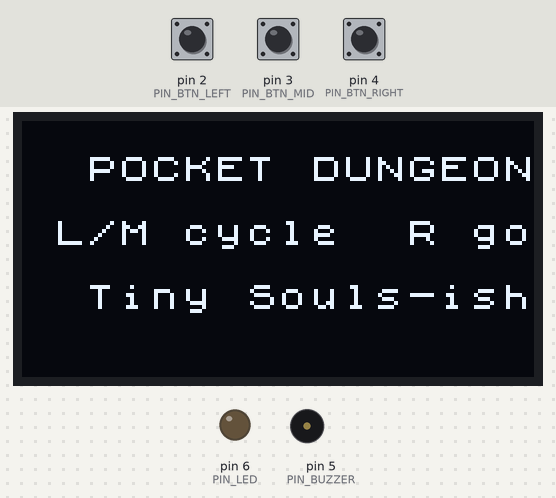
Recording of a sketch running on a simulated Arduino Nano, built with avr-gcc and run on an emulated ATmega328P. On the bench: 128×64 one-colour display, output pins drawn as LEDs (lit = HIGH), buzzer (waves = sounding). The inputs (shaded band) are chosen by the test bench; at power-on: pin 4 (PIN_BTN_RIGHT) HIGH, pin 2 (PIN_BTN_LEFT) HIGH, pin 3 (PIN_BTN_MID) HIGH. Random numbers use the default seed unless the sketch sets one.

Above: at 1.6 s.
1.7 s: pin 4 (PIN_BTN_RIGHT) pulled LOW for 0.15 s
At 1.96 s:
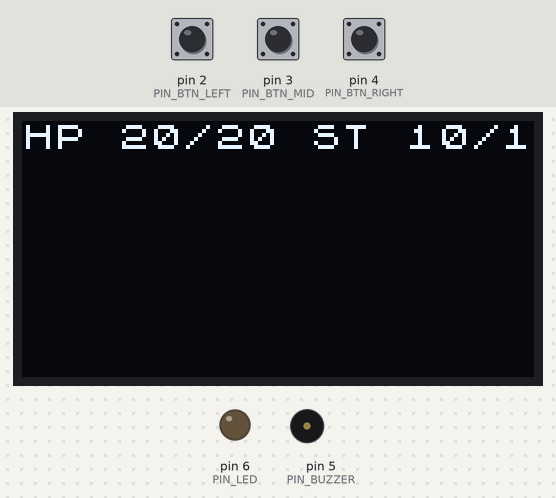
2.4 s: pin 4 (PIN_BTN_RIGHT) pulsed LOW 5 times (0.12 s each, 0.3 s apart)
At 5.2 s:
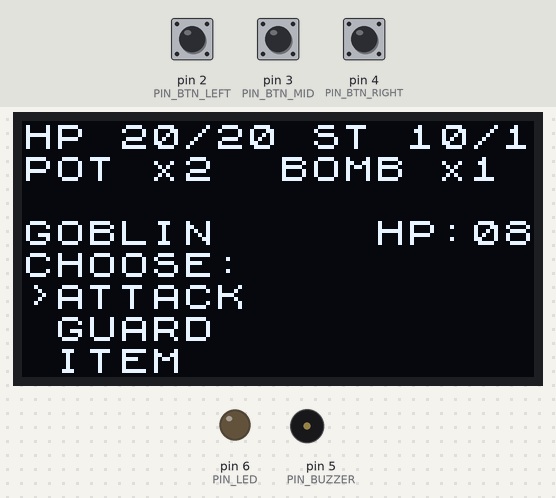
5.4 s: pin 4 (PIN_BTN_RIGHT) pulled LOW for 1 s
At 6.69 s:
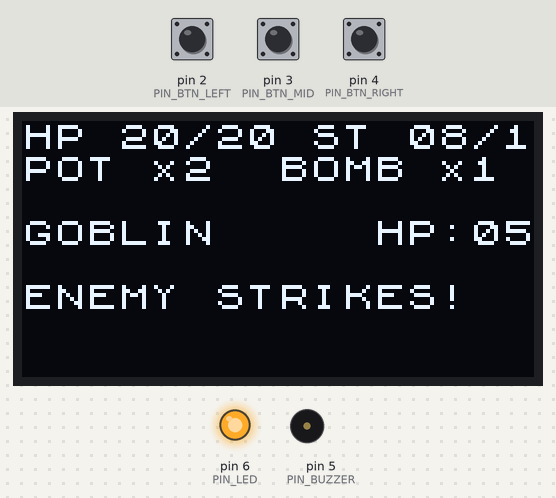
7.0 s: pin 2 (PIN_BTN_LEFT) pulled LOW for 3.2 s
At 9.3 s:
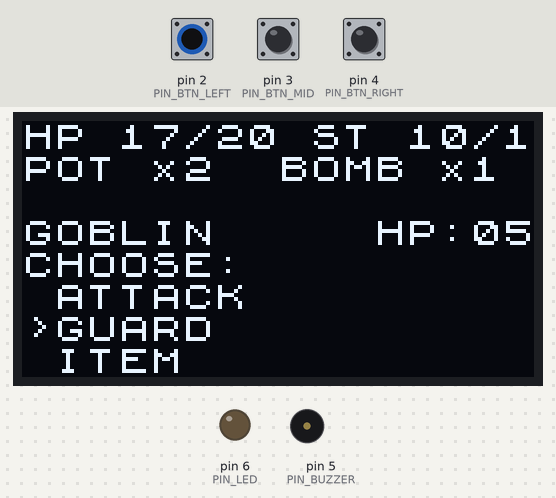
11.7 s: pin 3 (PIN_BTN_MID) pulled LOW for 0.15 s
At 11.96 s:
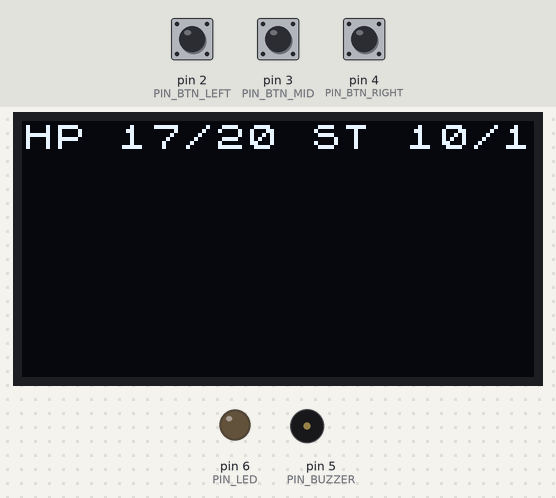
12.4 s: pin 2 (PIN_BTN_LEFT) pulled LOW for 1 s
At 14.8 s:
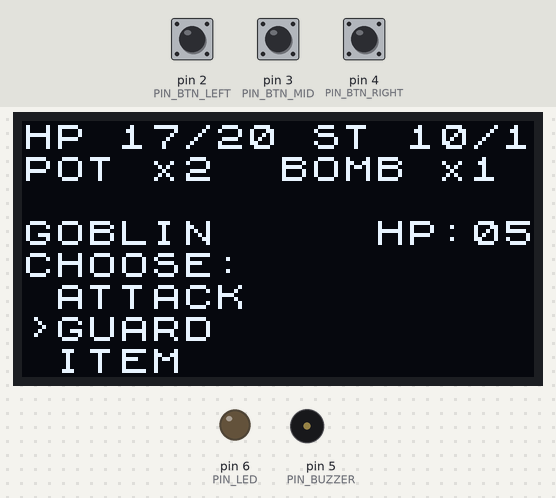
Timing chart, 0 to 15.0 s (numbered marks = the images above; inputs shaded):
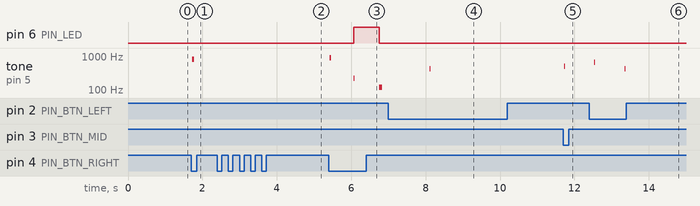

Measured:
- after the input at 1.7 s, tone on pin 5 (PIN_BUZZER): silent → 800 Hz at once, → silent 0.05 s later; the display: first changes after 0.05 s (image 1 shows a later state)
- after the input at 2.4 s, the display: first changes after 0.35 s (image 2 shows a later state)
- after the input at 5.4 s, pin 6 (PIN_LED): LOW → HIGH after 0.66 s, → LOW 0.69 s later; tone on pin 5 (PIN_BUZZER): plays 880 Hz for 0.04 s, 220 Hz for 0.04 s, 120 Hz for 0.08 s, starting at once; the display: first changes after 0.05 s (image 3 shows a later state)
- after the input at 7.0 s, tone on pin 5 (PIN_BUZZER): silent → 420 Hz after 1.1 s, → silent 0.02 s later
- after the input at 11.7 s, tone on pin 5 (PIN_BUZZER): silent → 500 Hz at once, → silent 0.02 s later; the display: first changes after 0.05 s (image 5 shows a later state)

The sketch:

tiny-dungeonV0.ino
```cpp
#include <Arduino.h>
#include <Wire.h>
#include <U8g2lib.h>

// ============================================================
// HARDWARE
// ============================================================
// OLED: SDA=A4, SCL=A5 on Nano (I2C)
// Using U8x8 text mode to save RAM.
U8X8_SSD1306_128X64_NONAME_HW_I2C u8x8(U8X8_PIN_NONE);

const uint8_t PIN_BTN_LEFT   = 2;  // Back / Guard
const uint8_t PIN_BTN_MID    = 3;  // Cycle
const uint8_t PIN_BTN_RIGHT  = 4;  // Commit / Attack

const uint8_t PIN_BUZZER     = 5;  // passive buzzer (optional)
const uint8_t PIN_LED        = 6;  // LED (optional)

// Button handling (simple debounced edge detect)
struct Button {
  uint8_t pin;
  bool lastStable;
  bool lastReading;
  unsigned long lastChangeMs;
};

Button btnL = {PIN_BTN_LEFT,  true, true, 0};
Button btnM = {PIN_BTN_MID,   true, true, 0};
Button btnR = {PIN_BTN_RIGHT, true, true, 0};

const unsigned long DEBOUNCE_MS = 25;

// ============================================================
// GAME DESIGN (TINY & BEATABLE)
// ============================================================

enum GameState : uint8_t {
  ST_TITLE = 0,
  ST_ROOM_INTRO,
  ST_ROOM_CHOICE,
  ST_COMBAT,
  ST_LOOT,
  ST_REST,
  ST_GAMEOVER,
  ST_WIN
};

enum RoomType : uint8_t {
  ROOM_FIGHT = 0,
  ROOM_LOOT  = 1,
  ROOM_REST  = 2,
  ROOM_BOSS  = 3
};

enum CombatPhase : uint8_t {
  C_PLAYER_MENU = 0,
  C_ENEMY_TELEGRAPH,
  C_ENEMY_STRIKE,
  C_RESOLVE
};

struct Player {
  int8_t hp;
  int8_t hpMax;
  int8_t st;
  int8_t stMax;
  uint8_t potions;
  uint8_t bombs;
  uint16_t souls; // score-ish
};

struct Monster {
  const char* name;
  int8_t hp;
  int8_t hpMax;
  int8_t dmg;
  uint8_t telegraphMs;  // how long telegraph lasts
  uint8_t strikeMs;     // how long strike window lasts
};

// ============================================================
// GLOBAL GAME VARIABLES
// ============================================================

GameState state = ST_TITLE;

Player P;

const uint8_t RUN_ROOMS = 12;
RoomType dungeon[RUN_ROOMS];
uint8_t roomIndex = 0;

RoomType currentRoom = ROOM_FIGHT;

// Combat
Monster M;
CombatPhase cphase = C_PLAYER_MENU;
uint8_t menuIndex = 0; // 0=Attack,1=Guard,2=Item
uint8_t itemIndex = 0; // 0=Potion,1=Bomb

unsigned long phaseStartMs = 0;
bool guardedThisStrike = false;   // did player guard in strike window
bool tookHitThisTurn   = false;
char msgLine[17]; // 16 chars + null for UI

// ============================================================
// UTILS: RNG, BEEP, LED, TEXT
// ============================================================

void beep(uint16_t freq, uint16_t durMs) {
  // If no buzzer wired, it’s harmless.
  tone(PIN_BUZZER, freq, durMs);
}

void ledPulse(uint8_t times, uint16_t onMs, uint16_t offMs) {
  for (uint8_t i = 0; i < times; i++) {
    digitalWrite(PIN_LED, HIGH);
    delay(onMs);
    digitalWrite(PIN_LED, LOW);
    delay(offMs);
  }
}

// Safe 16-char print helper
void print16(uint8_t row, const char* s) {
  // Clear row then print (U8x8 is character grid)
  u8x8.drawString(0, row, "                ");
  u8x8.drawString(0, row, s);
}

// Print a label with small numbers (no sprintf heavy lifting)
void printStatsLine() {
  // Row 0: "HP 12/20 ST 6/10"
  char line[17];
  // Manual formatting to avoid heavy sprintf usage:
  // Note: this is small and safe for our sizes.
  // We'll build it piece by piece.
  for (uint8_t i = 0; i < 16; i++) line[i] = ' ';
  line[16] = '\0';

  line[0]='H'; line[1]='P'; line[2]=' ';
  // hp
  int hp = P.hp;
  int hm = P.hpMax;
  int st = P.st;
  int sm = P.stMax;

  // Simple 2-digit write
  auto put2 = [&](uint8_t col, int v) {
    if (v < 0) v = 0;
    if (v > 99) v = 99;
    line[col]   = char('0' + (v / 10));
    line[col+1] = char('0' + (v % 10));
  };

  put2(3, hp);
  line[5]='/';
  put2(6, hm);

  line[9]='S'; line[10]='T'; line[11]=' ';
  put2(12, st);
  line[14]='/';
  put2(15, sm);

  print16(0, line);
}

void printItemsLine() {
  // Row 1: "POT x2  BOMB x1"
  char line[17];
  for (uint8_t i = 0; i < 16; i++) line[i] = ' ';
  line[16] = '\0';

  line[0]='P'; line[1]='O'; line[2]='T'; line[3]=' ';
  line[4]='x';
  line[5]= char('0' + (P.potions % 10));

  line[8]='B'; line[9]='O'; line[10]='M'; line[11]='B'; line[12]=' ';
  line[13]='x';
  line[14]= char('0' + (P.bombs % 10));

  print16(1, line);
}

// ============================================================
// INPUT: DEBOUNCED "just pressed"
// Buttons are wired to GND with INPUT_PULLUP
// ============================================================

bool buttonJustPressed(Button &b) {
  bool reading = digitalRead(b.pin); // HIGH = not pressed, LOW = pressed

  if (reading != b.lastReading) {
    b.lastChangeMs = millis();
    b.lastReading = reading;
  }

  if ((millis() - b.lastChangeMs) > DEBOUNCE_MS) {
    if (reading != b.lastStable) {
      b.lastStable = reading;
      if (b.lastStable == LOW) {
        return true; // edge: pressed
      }
    }
  }
  return false;
}

// ============================================================
// DUNGEON GENERATION (BEATABLE)
// 12 rooms: fixed curve, lightly shuffled within bands
// ============================================================

void shuffleBand(uint8_t start, uint8_t end) {
  // Fisher-Yates within [start, end) end exclusive
  for (uint8_t i = end - 1; i > start; i--) {
    uint8_t j = start + (uint8_t)random(i - start + 1);
    RoomType tmp = dungeon[i];
    dungeon[i] = dungeon[j];
    dungeon[j] = tmp;
  }
}

void generateDungeon() {
  // Band plan:
  // Rooms 0-2: easier (fight, loot, rest)
  // Rooms 3-8: mixed (fights weighted)
  // Rooms 9-10: harder + rest
  // Room 11: boss
  dungeon[0] = ROOM_FIGHT;
  dungeon[1] = ROOM_LOOT;
  dungeon[2] = ROOM_REST;

  dungeon[3] = ROOM_FIGHT;
  dungeon[4] = ROOM_FIGHT;
  dungeon[5] = ROOM_LOOT;
  dungeon[6] = ROOM_FIGHT;
  dungeon[7] = ROOM_REST;
  dungeon[8] = ROOM_FIGHT;

  dungeon[9]  = ROOM_FIGHT;
  dungeon[10] = ROOM_REST;
  dungeon[11] = ROOM_BOSS;

  // Shuffle within bands so it feels procedural but still fair.
  shuffleBand(0, 3);
  shuffleBand(3, 9);
  shuffleBand(9, 11);
}

// ============================================================
// MONSTERS (TINY POOL)
// ============================================================

Monster makeMonsterForRoom(uint8_t idx, bool boss) {
  // A few templates. Keep names short.
  // Difficulty ramps with room index.
  if (boss) {
    Monster b;
    b.name = "WRAITH LORD";
    b.hpMax = 18;
    b.hp = b.hpMax;
    b.dmg = 5;
    b.telegraphMs = 800;
    b.strikeMs = 450;
    return b;
  }

  uint8_t tier = 0;
  if (idx >= 6) tier = 2;
  else if (idx >= 3) tier = 1;

  uint8_t roll = (uint8_t)random(3);

  Monster m;
  if (tier == 0) {
    if (roll == 0) { m.name="RAT";    m.hpMax=6;  m.dmg=2; }
    if (roll == 1) { m.name="SLIME";  m.hpMax=7;  m.dmg=2; }
    if (roll == 2) { m.name="GOBLIN"; m.hpMax=8;  m.dmg=3; }
    m.telegraphMs = 700;
    m.strikeMs = 420;
  } else if (tier == 1) {
    if (roll == 0) { m.name="WOLF";   m.hpMax=10; m.dmg=3; }
    if (roll == 1) { m.name="SKELE";  m.hpMax=11; m.dmg=4; }
    if (roll == 2) { m.name="BANDIT"; m.hpMax=12; m.dmg=4; }
    m.telegraphMs = 650;
    m.strikeMs = 400;
  } else {
    if (roll == 0) { m.name="OGRE";   m.hpMax=14; m.dmg=5; }
    if (roll == 1) { m.name="KNIGHT"; m.hpMax=15; m.dmg=5; }
    if (roll == 2) { m.name="SHADE";  m.hpMax=13; m.dmg=6; }
    m.telegraphMs = 600;
    m.strikeMs = 380;
  }

  m.hp = m.hpMax;
  return m;
}

// ============================================================
// GAME INIT / RESET
// ============================================================

void newRun() {
  P.hpMax = 20;
  P.hp = P.hpMax;
  P.stMax = 10;
  P.st = P.stMax;
  P.potions = 2;
  P.bombs = 1;
  P.souls = 0;

  roomIndex = 0;
  generateDungeon();

  state = ST_ROOM_INTRO;
  currentRoom = dungeon[roomIndex];

  menuIndex = 0;
  itemIndex = 0;
  msgLine[0] = '\0';
}

// ============================================================
// DRAW SCREENS
// ============================================================

void drawTitle() {
  u8x8.clearDisplay();
  print16(1, "  POCKET DUNGEON");
  print16(3, " L/M cycle  R go");
  print16(5, "  Tiny Souls-ish");
}

void drawRoomIntro() {
  u8x8.clearDisplay();
  printStatsLine();
  printItemsLine();

  print16(3, "ENTERING ROOM...");
  char line[17];
  for (uint8_t i=0;i<16;i++) line[i]=' ';
  line[16]='\0';
  line[0]='R'; line[1]='O'; line[2]='O'; line[3]='M'; line[4]=' ';
  // room number 1-12
  uint8_t rn = roomIndex + 1;
  line[5] = char('0' + (rn / 10));
  line[6] = char('0' + (rn % 10));
  print16(4, line);

  print16(6, "R=continue");
}

void drawRoomChoice() {
  u8x8.clearDisplay();
  printStatsLine();
  printItemsLine();

  if (currentRoom == ROOM_FIGHT) {
    print16(3, "A FOE APPEARS!");
    print16(5, "R=FIGHT   L=BACK");
  } else if (currentRoom == ROOM_LOOT) {
    print16(3, "YOU FIND LOOT.");
    print16(5, "R=TAKE    L=LEAVE");
  } else if (currentRoom == ROOM_REST) {
    print16(3, "A QUIET SHRINE.");
    print16(5, "R=REST    L=LEAVE");
  } else {
    print16(3, "A DARK GATE...");
    print16(5, "R=BOSS    L=BACK");
  }
}

void drawCombat() {
  u8x8.clearDisplay();
  printStatsLine();
  printItemsLine();

  // Monster line: "GOBLIN HP:08"
  char line[17];
  for (uint8_t i=0;i<16;i++) line[i]=' ';
  line[16]='\0';

  // name up to 10 chars
  const char* n = M.name;
  uint8_t col = 0;
  while (*n && col < 10) { line[col++] = *n++; }
  line[11]='H'; line[12]='P'; line[13]=':';
  line[14]=char('0' + (M.hp / 10));
  line[15]=char('0' + (M.hp % 10));
  print16(3, line);

  // Phase messaging
  if (cphase == C_PLAYER_MENU) {
    print16(4, "CHOOSE:");
    // menu lines
    const char* a = (menuIndex==0) ? ">ATTACK" : " ATTACK";
    const char* g = (menuIndex==1) ? ">GUARD"  : " GUARD";
    const char* i = (menuIndex==2) ? ">ITEM"   : " ITEM";
    print16(5, a);
    print16(6, g);
    print16(7, i);
  } else if (cphase == C_ENEMY_TELEGRAPH) {
    print16(5, "ENEMY WINDS UP");
    print16(7, "...");
  } else if (cphase == C_ENEMY_STRIKE) {
    print16(5, "ENEMY STRIKES!");
    print16(6, "PRESS L TO GUARD");
  } else {
    // resolve message
    if (msgLine[0] != '\0') {
      print16(6, msgLine);
    } else {
      print16(6, "...");
    }
  }
}

void drawLoot() {
  u8x8.clearDisplay();
  printStatsLine();
  printItemsLine();
  print16(3, "LOOT!");
  print16(5, "R=TAKE   L=SKIP");
}

void drawRest() {
  u8x8.clearDisplay();
  printStatsLine();
  printItemsLine();
  print16(3, "RESTING...");
  print16(5, "R=HEAL+ST  L=SKIP");
}

void drawGameOver() {
  u8x8.clearDisplay();
  print16(2, "   YOU DIED");
  print16(4, "R=RETRY");
}

void drawWin() {
  u8x8.clearDisplay();
  print16(2, "  VICTORY!");
  print16(4, "R=NEW RUN");
}

// ============================================================
// STATE HELPERS
// ============================================================

void nextRoom() {
  roomIndex++;
  if (roomIndex >= RUN_ROOMS) {
    // should not happen; boss is last
    state = ST_WIN;
    return;
  }
  currentRoom = dungeon[roomIndex];
  state = ST_ROOM_INTRO;
}

void startCombat(bool boss) {
  M = makeMonsterForRoom(roomIndex, boss);
  cphase = C_PLAYER_MENU;
  menuIndex = 0;
  guardedThisStrike = false;
  tookHitThisTurn = false;
  msgLine[0] = '\0';
  state = ST_COMBAT;
}

void clampPlayer() {
  if (P.hp < 0) P.hp = 0;
  if (P.hp > P.hpMax) P.hp = P.hpMax;
  if (P.st < 0) P.st = 0;
  if (P.st > P.stMax) P.st = P.stMax;
}

void combatPlayerAttack() {
  // Attack costs stamina; deals small damage with tiny variation
  if (P.st <= 0) {
    strncpy(msgLine, "NO STAMINA", 16);
    msgLine[16] = '\0';
    beep(160, 80);
    return;
  }

  P.st -= 2;
  if (P.st < 0) P.st = 0;

  int8_t dmg = 3 + (int8_t)random(2); // 3-4
  // Slight scaling by run depth
  if (roomIndex >= 6) dmg += 1;

  M.hp -= dmg;
  if (M.hp < 0) M.hp = 0;

  strncpy(msgLine, "YOU HIT!", 16);
  msgLine[16] = '\0';
  beep(880, 40);

  // Add score
  P.souls += (uint16_t)dmg;
}

void combatPlayerGuard() {
  // Guard restores a bit of stamina and sets guard for next strike window
  P.st += 2;
  if (P.st > P.stMax) P.st = P.stMax;

  strncpy(msgLine, "YOU BRACE", 16);
  msgLine[16] = '\0';
  beep(440, 40);
}

void combatUseItem() {
  if (itemIndex == 0) {
    // Potion
    if (P.potions == 0) {
      strncpy(msgLine, "NO POTIONS", 16);
      msgLine[16] = '\0';
      beep(160, 80);
      return;
    }
    P.potions--;
    P.hp += 7;
    clampPlayer();
    strncpy(msgLine, "YOU HEAL", 16);
    msgLine[16] = '\0';
    beep(660, 60);
  } else {
    // Bomb
    if (P.bombs == 0) {
      strncpy(msgLine, "NO BOMBS", 16);
      msgLine[16] = '\0';
      beep(160, 80);
      return;
    }
    P.bombs--;
    M.hp -= 6;
    if (M.hp < 0) M.hp = 0;
    strncpy(msgLine, "BOMB! BOOM!", 16);
    msgLine[16] = '\0';
    beep(990, 60);
  }
}

void beginEnemyTelegraph() {
  cphase = C_ENEMY_TELEGRAPH;
  phaseStartMs = millis();
  guardedThisStrike = false;
  digitalWrite(PIN_LED, LOW);
}

void beginEnemyStrike() {
  cphase = C_ENEMY_STRIKE;
  phaseStartMs = millis();
  // LED = "danger"
  digitalWrite(PIN_LED, HIGH);
  beep(220, 40);
}

void resolveEnemyStrike() {
  // Damage is reduced heavily if guardedThisStrike
  int8_t dmg = M.dmg;
  if (guardedThisStrike) {
    dmg = 1; // big reduction
  }
  P.hp -= dmg;
  clampPlayer();

  digitalWrite(PIN_LED, LOW);

  if (guardedThisStrike) {
    strncpy(msgLine, "GUARD SUCCESS", 16);
    msgLine[16] = '\0';
    beep(520, 60);
  } else {
    strncpy(msgLine, "YOU ARE HIT", 16);
    msgLine[16] = '\0';
    beep(120, 80);
  }

  // After enemy acts, give player a bit of stamina back
  P.st += 2;
  clampPlayer();

  cphase = C_RESOLVE;
  phaseStartMs = millis();
}

bool monsterDead() {
  return (M.hp <= 0);
}

bool playerDead() {
  return (P.hp <= 0);
}

// ============================================================
// SETUP + LOOP
// ============================================================

void setup() {
  pinMode(PIN_BTN_LEFT,  INPUT_PULLUP);
  pinMode(PIN_BTN_MID,   INPUT_PULLUP);
  pinMode(PIN_BTN_RIGHT, INPUT_PULLUP);

  pinMode(PIN_LED, OUTPUT);
  digitalWrite(PIN_LED, LOW);

  // buzzer pin doesn't need pinMode for tone(), but it's fine
  pinMode(PIN_BUZZER, OUTPUT);

  u8x8.begin();
  u8x8.setFlipMode(1);
  u8x8.setPowerSave(0);
  u8x8.setFont(u8x8_font_chroma48medium8_r);

  randomSeed(analogRead(A0)); // simple seed; leave A0 floating or add noise

  state = ST_TITLE;
  drawTitle();
}

void loop() {
  // Read inputs
  bool L = buttonJustPressed(btnL);
  bool Mbtn = buttonJustPressed(btnM);
  bool R = buttonJustPressed(btnR);

  switch (state) {
    case ST_TITLE: {
      if (L || Mbtn) {
        // tiny feedback: cycle nothing, just beep
        beep(600, 20);
      }
      if (R) {
        beep(800, 50);
        newRun();
        drawRoomIntro();
      }
    } break;

    case ST_ROOM_INTRO: {
      if (R) {
        state = ST_ROOM_CHOICE;
        drawRoomChoice();
      }
    } break;

    case ST_ROOM_CHOICE: {
      if (L) {
        // Back just goes to intro again (or could skip)
        state = ST_ROOM_INTRO;
        drawRoomIntro();
      }
      if (R) {
        if (currentRoom == ROOM_FIGHT) {
          startCombat(false);
          drawCombat();
        } else if (currentRoom == ROOM_BOSS) {
          startCombat(true);
          drawCombat();
        } else if (currentRoom == ROOM_LOOT) {
          state = ST_LOOT;
          drawLoot();
        } else if (currentRoom == ROOM_REST) {
          state = ST_REST;
          drawRest();
        }
      }
    } break;

    case ST_LOOT: {
      if (L) {
        // Skip loot
        nextRoom();
        drawRoomIntro();
      }
      if (R) {
        // Take: small chance for potion/bomb, else stamina boost
        uint8_t roll = (uint8_t)random(100);
        if (roll < 55) {
          P.potions = (uint8_t)min((uint8_t)9, (uint8_t)(P.potions + 1));
          beep(700, 60);
        } else if (roll < 85) {
          P.bombs   = (uint8_t)min((uint8_t)9, (uint8_t)(P.bombs + 1));
          beep(900, 60);
        } else {
          P.stMax   = (int8_t) min((int8_t)12, (int8_t)(P.stMax + 1));
          P.st = P.stMax;
          beep(500, 60);
        }
        nextRoom();
        drawRoomIntro();
      }
    } break;

    case ST_REST: {
      if (L) {
        nextRoom();
        drawRoomIntro();
      }
      if (R) {
        // Rest: heal + stamina restore
        P.hp += 6;
        P.st = P.stMax;
        clampPlayer();
        beep(420, 80);
        nextRoom();
        drawRoomIntro();
      }
    } break;

    case ST_COMBAT: {
      // Handle combat state machine
      if (cphase == C_PLAYER_MENU) {
        if (Mbtn) {
          menuIndex = (menuIndex + 1) % 3;
          beep(500, 15);
          drawCombat();
        }
        if (L) {
          // Left can act as "quick guard" selection
          menuIndex = 1;
          beep(420, 15);
          drawCombat();
        }
        if (R) {
          // Commit selected action
          msgLine[0] = '\0';

          if (menuIndex == 0) {
            combatPlayerAttack();
          } else if (menuIndex == 1) {
            combatPlayerGuard();
          } else {
            // ITEM: middle cycles item, right uses
            // To keep 3-button simple: if ITEM selected,
            // - Middle toggles potion/bomb
            // - Right uses current item
            // We'll implement that here: if you press R on ITEM menu,
            // it uses current itemIndex.
            combatUseItem();
          }

          clampPlayer();

          // If monster died from attack/bomb
          if (monsterDead()) {
            beep(1200, 80);
            // Boss win?
            if (currentRoom == ROOM_BOSS) {
              state = ST_WIN;
              drawWin();
            } else {
              // Reward: small soul + stamina
              P.souls += 10;
              P.st      = (int8_t) min((int8_t)P.stMax, (int8_t)(P.st + 3));
              nextRoom();
              drawRoomIntro();
            }
            break;
          }

          // Transition to enemy telegraph after player action
          beginEnemyTelegraph();
          drawCombat();
        }

        // Special handling: when on ITEM menu, let middle toggle item
        if (menuIndex == 2 && Mbtn) {
          itemIndex ^= 1;
          // Small UI hint in msgLine
          if (itemIndex == 0) strncpy(msgLine, "ITEM:POTION", 16);
          else strncpy(msgLine, "ITEM:BOMB", 16);
          msgLine[16] = '\0';
          beep(650, 20);
          drawCombat();
        }

      } else if (cphase == C_ENEMY_TELEGRAPH) {
        // Timer: after telegraph -> strike
        if (millis() - phaseStartMs >= M.telegraphMs) {
          beginEnemyStrike();
          drawCombat();
        }

      } else if (cphase == C_ENEMY_STRIKE) {
        // During strike window, pressing LEFT counts as guard
        if (L) {
          guardedThisStrike = true;
          beep(800, 25);
          // LED flicker acknowledgement
          digitalWrite(PIN_LED, LOW);
          delay(20);
          digitalWrite(PIN_LED, HIGH);
        }

        if (millis() - phaseStartMs >= M.strikeMs) {
          resolveEnemyStrike();
          drawCombat();

          if (playerDead()) {
            state = ST_GAMEOVER;
            drawGameOver();
          }
        }

      } else { // C_RESOLVE
        // short pause then back to player
        if (millis() - phaseStartMs >= 450) {
          cphase = C_PLAYER_MENU;
          msgLine[0] = '\0';
          drawCombat();
        }
      }
    } break;

    case ST_GAMEOVER: {
      if (R) {
        state = ST_TITLE;
        drawTitle();
      }
    } break;

    case ST_WIN: {
      if (R) {
        state = ST_TITLE;
        drawTitle();
      }
    } break;
  }
}
```
